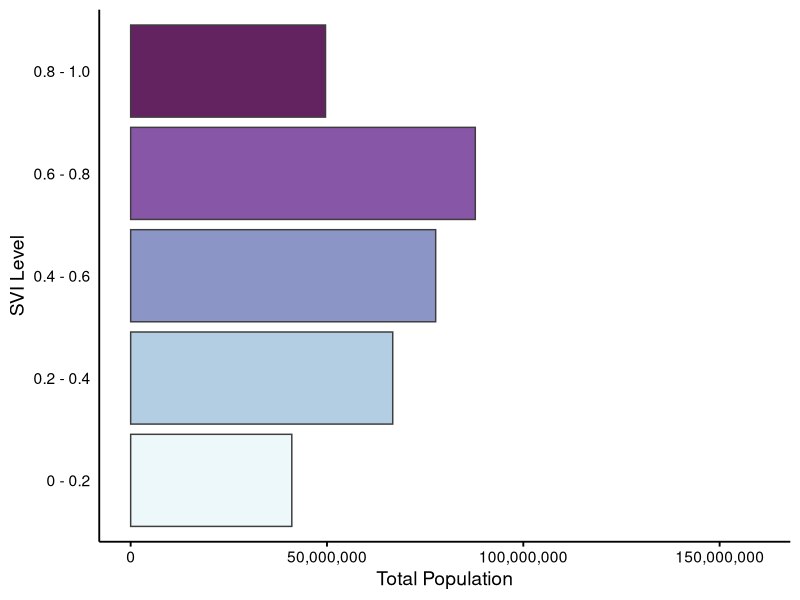
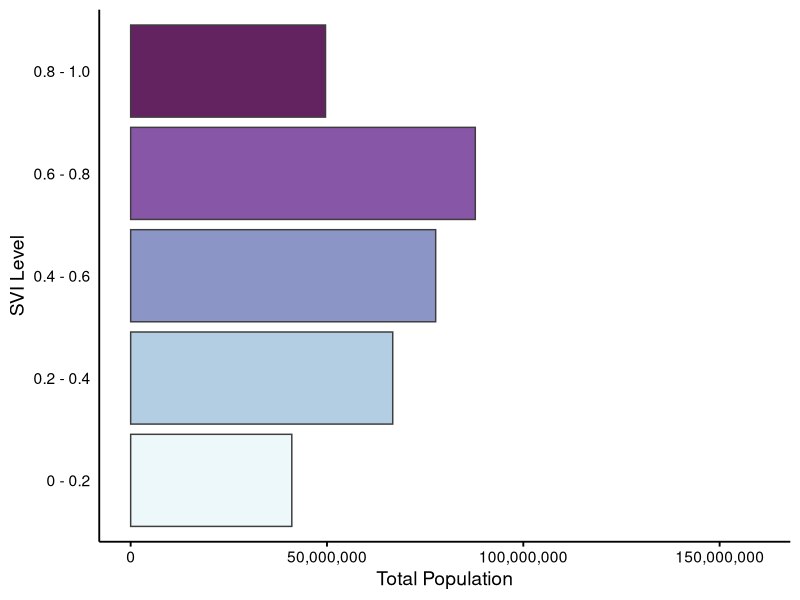

Here is the R script that generated these plots, in order:

## wrangle and plot Social Vulnerability Index data (https://www.atsdr.cdc.gov/placeandhealth/svi/data_documentation_download.html, 2018 version to best match other input datasets). Only for exploration.  Chart not used in manuscript.
# data downloaded and loaded into ArcGIS Pro.  Fields in the data below were exported from the attribute table as a .csv file.


## load packages
library(tidyverse)
library(scales)

## read data
svi <- read.csv("data/rpl_themes.csv")

## add intervals to match ArcGIS quantiles (mostly for labels)
svi <- svi %>%
      mutate(quantiles =cut(rpl_themes, 
                            breaks = c(
                              0,
                              0.2,
                              0.4,
                              0.6,
                              0.8,
                              1.0),
                            labels = c(
                              "0 - 0.2",
                              "0.2 - 0.4",
                              "0.4 - 0.6",
                              "0.6 - 0.8",
                              "0.8 - 1.0")
                            ))

## create colors to match map
colors <- c(
  "#EDF8FB",
  "#B3CDE3",
  "#8C96C6",
  "#8856A7",
  "#632360"
  
)


# group by quantiles for chart
svi_pop_quantiles <- svi %>%
  group_by(quantiles) %>%
  summarize(total_pop = sum(e_pop)) %>%
  mutate(percentage = round(total_pop/sum(total_pop)*100))

# make chart

svi_quantiles_pop_chart <-
  ggplot(svi_pop_quantiles, aes(x = quantiles, y = total_pop, fill = quantiles)) +
  geom_bar(stat = 'identity', color = '#3d3d3d') +
  coord_flip() +
  labs(
    x = "SVI Level",
    y = "Total Population"
    ) +
  scale_fill_manual(values = c(
    "#EDF8FB",
    "#B3CDE3",
    "#8C96C6",
    "#8856A7",
    "#632360"  )) +
  scale_y_continuous(labels = comma) +
  # geom_text(aes(label = paste0(percentage, "%")),
  #           #vjust = -0.0, 
  #           hjust = -0.15, 
  #           color = "black",
  #           size = 14) + 
  theme_bw(base_size = 14) +
  theme(legend.position = 'none') +
  # theme(plot.margin = margin(0, #top
  #                            3, #right
  #                            0, # bottom
  #                            0, #left
  #                            "cm")) + 
  expand_limits(y = 160000000) + 
  theme(
    text = element_text(color = "black"),
    title = element_text(color = "black"),
    axis.title = element_text(color = "black"),
    axis.text = element_text(color = "black"),
    axis.ticks = element_line(color = "black"),
    panel.grid = element_line(color = "black"),
    legend.text = element_text(color = "black"),
    legend.title = element_text(color = "black"),
    panel.background = element_rect(fill = 'transparent'), #transparent panel bg
    plot.background = element_rect(fill = 'transparent', color = NA), #transparent plot bg
    panel.grid.major = element_blank(), #remove major gridlines
    panel.grid.minor = element_blank(), #remove minor gridlines
    legend.background = element_rect(fill = 'transparent'), #transparent legend bg
    legend.box.background = element_rect(fill = 'transparent'), #transparent legend panel
    panel.border = element_blank(), axis.line = element_line(),
    #axis.title.y = element_blank(),
    #axis.text.y = element_blank(),
    axis.ticks.y = element_blank())


svi_quantiles_pop_chart

# save
ggsave("svi_600x200.png", 
       svi_quantiles_pop_chart, 
       width = 6, 
       height = 2, 
       units = "in", 
       dpi = 300, 
       bg ='transparent')





